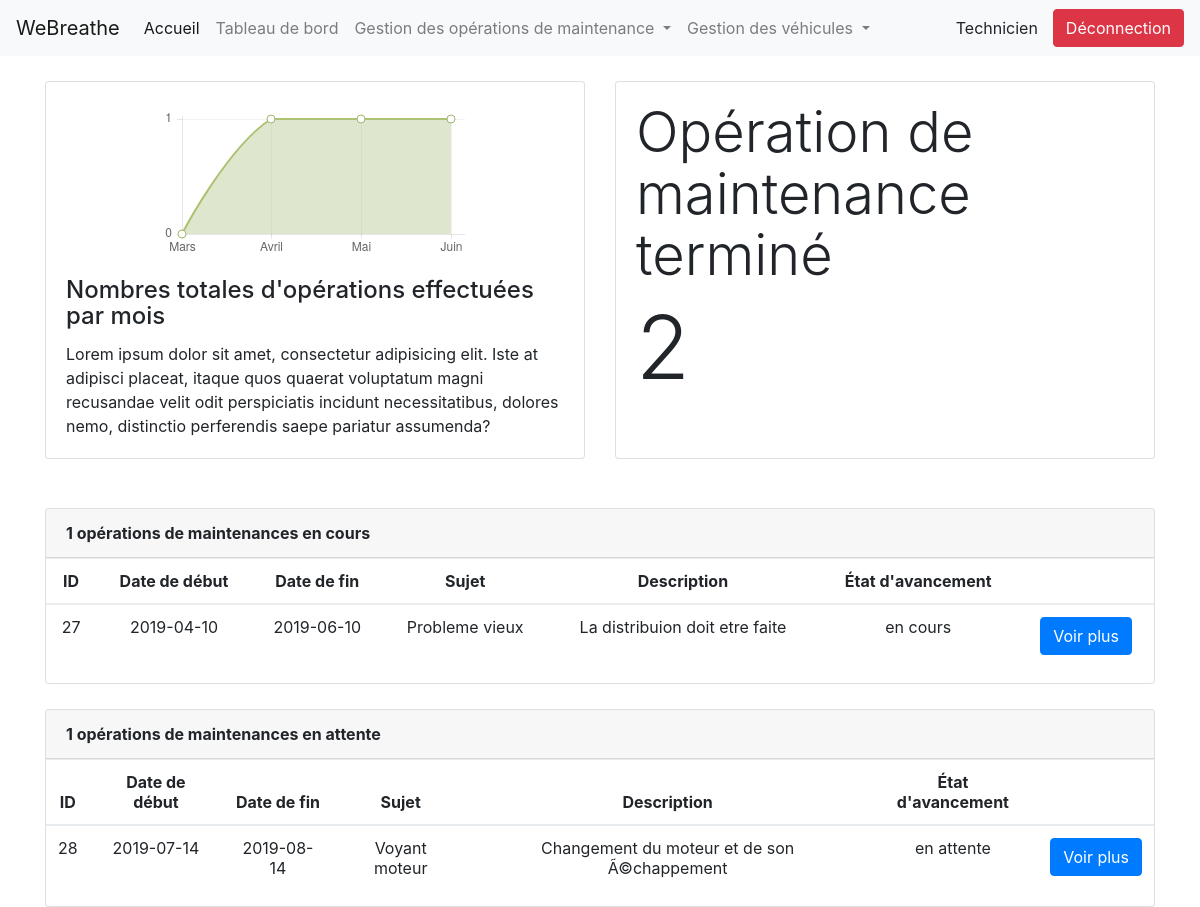
The app's page /dashboard.php (signed in) with its own data.
### tables this page shows
CREATE TABLE IF NOT EXISTS `maintenance` (
  `id` int(11) NOT NULL AUTO_INCREMENT,
  `dateDebut` date NOT NULL,
  `dateFin` date NOT NULL,
  `sujet` varchar(255) NOT NULL,
  `description` text NOT NULL,
  `etatAvancement` varchar(255) NOT NULL,
  `id_probleme` int(11) NOT NULL,
  PRIMARY KEY (`id`),
  KEY `id_probleme` (`id_probleme`)
);

### function/date.php (called while the page is built, shortened)
<?php
function getMonth($month)
{
    switch($month){
        case 03:
            return "Mars";
            break;
        case 04:
            return "Avril";
            break;
        case 05:
            return "Mai";
            break;
        case 06:
            return "Juin";
            break;
    }
}
?>

### dashboard.php (the view, shortened to what this page needs)
<html>
<?php
require 'config/session.php';
require 'function/date.php';
require 'header.php';
?>
<body>
    <?php
    require_once 'navbar.php';
    ?>
    <div class="container">
        <?php
            $month = date("m");
            $startMonth = date('Y').'-'.$month.'-01';
            $endMonth = date('Y').'-'.$month.'-30';
            $sql="SELECT count(id) FROM maintenance WHERE dateFin BETWEEN '".$startMonth."' AND '".$endMonth."' ";
            $requete = $db->query($sql);
            $result = $requete->fetch();
            $nbMaintenance[] = $result['count(id)'];
            $month_graph[] = getMonth($month);
            for($i = 1;$i<4;$i++){
                $monthless = date("m", strtotime("$today -".$i." month"));
                $startMonth = date('Y').'-'.$monthless.'-01';
                $endMonth = date('Y').'-'.$monthless.'-30';
                $sql="SELECT count(id) FROM maintenance WHERE dateFin BETWEEN '".$startMonth."' AND '".$endMonth."' ";
                $requete = $db->query($sql);
                $result = $requete->fetch();
                array_push($nbMaintenance,$result['count(id)']);
                array_push($month_graph,getMonth($monthless));
            }
            $sql="SELECT count(id) FROM maintenance WHERE etatAvancement='termine' ";
            $requete = $db->query($sql);
            $result = $requete->fetch();
            $nbTotalMaintenance = $result['count(id)'];
        ?>
        <div class="card-deck margintop25">
            <div class="card mb-4">
                <div class="view overlay margintop25">
                    <center><canvas id="chartData" width="auto"></canvas></center>
                </div>
                <div class="card-body">
                    <h4 class="card-title">Nombres totales d'opérations effectuées par mois</h4>
                    <p class="card-text">Lorem ipsum dolor sit amet, consectetur adipisicing elit. Iste at adipisci placeat, itaque quos quaerat voluptatum magni recusandae velit odit perspiciatis incidunt necessitatibus, dolores nemo, distinctio perferendis saepe pariatur assumenda?</p>
                </div>
            </div>
            <div class="card mb-4">
                <div class="card-body">
                    <h4 class="card-title display-4"> Opération de maintenance terminé</h4>
                    <p class="card-text display-2"><?php echo $nbTotalMaintenance;?></p>
                </div>
            </div>
        </div>
        <div class="card margintop25">
            <div class="card-header">
                <?php
                $result = $db->query('SELECT * FROM maintenance WHERE etatAvancement="en cours"');
                $count = $result->rowCount();
                ?>
                <strong><?php echo $count;?> opérations de maintenances en cours</strong>
            </div>
            <div class="table-responsive m-b-40">
                <table class="table table-borderless table-data3">
                    <thead>
                        <tr>
                            <th class="center">ID</th>
                            <th class="center">Date de début</th>
                            <th class="center">Date de fin</th>
                            <th class="center">Sujet</th>
                            <th class="center">Description</th>
                            <th class="center">État d'avancement</th>
                            <th></th>
                        </tr>
                    </thead>
                    <tbody>
                        <?php
                        while ($row = $result->fetch()) {
                            echo '<tr>
                                <td class="center">' . $row['id'] . '</td>
                                <td class="center">' . $row['dateDebut'] . '</td>
                                <td class="center">' . $row['dateFin'] . '</td>
                                <td class="center">' . $row['sujet'] . '</td>
                                <td class="center">' . $row['description'] . '</td>
                                <td class="center">' . $row['etatAvancement'] . '</td>
                                <td class="center"><a href="showMaintenance.php?id=' . $row['id'] . '" class="btn btn-primary">Voir plus</a></td>
                            </tr>';
                        }
                        ?>
                    </tbody>
                </table>
            </div>
        </div>
        <div class="card margintop25">
            <div class="card-header">
                <?php
                $result = $db->query('SELECT * FROM maintenance WHERE etatAvancement="en attente"');
                $count = $result->rowCount();
                ?>
                <strong><?php echo $count;?> opérations de maintenances en attente</strong>
            </div>
            <div class="table-responsive m-b-40">
                <table class="table table-borderless table-data3">
                    <thead>
                        <tr>
                            <th class="center">ID</th>
                            <th class="center">Date de début</th>
                            <th class="center">Date de fin</th>
                            <th class="center">Sujet</th>
                            <th class="center">Description</th>
                            <th class="center">État d'avancement</th>
                            <th></th>
                        </tr>
                    </thead>
                    <tbody>
                        <?php
                        while ($row = $result->fetch()) {
                            echo '<tr>
                                <td class="center">' . $row['id'] . '</td>
                                <td class="center">' . $row['dateDebut'] . '</td>
                                <td class="center">' . $row['dateFin'] . '</td>
                                <td class="center">' . $row['sujet'] . '</td>
                                <td class="center">' . $row['description'] . '</td>
                                <td class="center">' . $row['etatAvancement'] . '</td>
                                <td class="center"><a href="showMaintenance.php?id=' . $row['id'] . '" class="btn btn-primary">Voir plus</a></td>
                            </tr>';
                        }
                        ?>
                    </tbody>
                </table>
            </div>
        </div>
    </div>
</body>
<script>
    var monthsData = {
        <?php echo'labels: ["'.$month_graph[3].'", "'.$month_graph[2].'", "'.$month_graph[1].'", "'.$month_graph[0].'"]';?>,
        datasets: [{
            fillColor: "rgba(172,194,132,0.4)",
            strokeColor: "#ACC26D",
            pointColor: "#fff",
            pointStrokeColor: "#9DB86D",
            <?php echo'data: ['.$nbMaintenance[3].', '.$nbMaintenance[2].', '.$nbMaintenance[1].', '.$nbMaintenance[0].']';?>
        }]
    };
    var months = document.getElementById("chartData").getContext("2d");
    new Chart(months).Line(monthsData);
</script>
</html>

### asset/main.css (style rules this page uses)
.center { text-align: center; }
.margintop25 { margin-top:25px; }

### records on screen
maintenance: id "27", dateDebut "2019-04-10", dateFin "2019-06-10", sujet "Probleme vieux", description "La distribuion doit etre faite", etatAvancement "en cours"
maintenance: id "28", dateDebut "2019-07-14", dateFin "2019-08-14", sujet "Voyant moteur", description "Changement du moteur et de son Ã©chappement", etatAvancement "en attente"

### other values on screen
$role_user "Technicien"
$nbTotalMaintenance "2"
$count "1"
chart data {{ $month_graph[1] }} Mai
